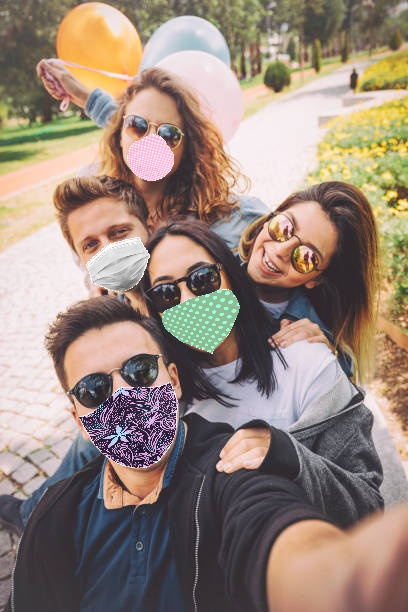
#> input picture a2ndl-hw/1-img_classification/testimg.jpg, 408 x 612 px
$ python pillowtest.py
#> lines starting #> are read from the running program, lines starting #| are printed output that depends on the picture
#> further down, test_image is the input picture: PIL image 408x612 RGB; mean R, G, B 151.7, 134.4, 122.7
import os, sys
from PIL import Image

def make_square(im, min_size=256, fill_color=(0, 0, 0, 0)):
#> called with min_size = 256, fill_color = (0, 0, 0, 0)
    x, y = im.size
#> x = 408; y = 612
    size = max(min_size, x, y)
#> size = 612
    new_im = Image.new('RGBA', (size, size), fill_color)
#> new_im: PIL image 612x612 RGBA; every value is 0
    new_im.paste(im, (int((size - x) / 2), int((size - y) / 2)))
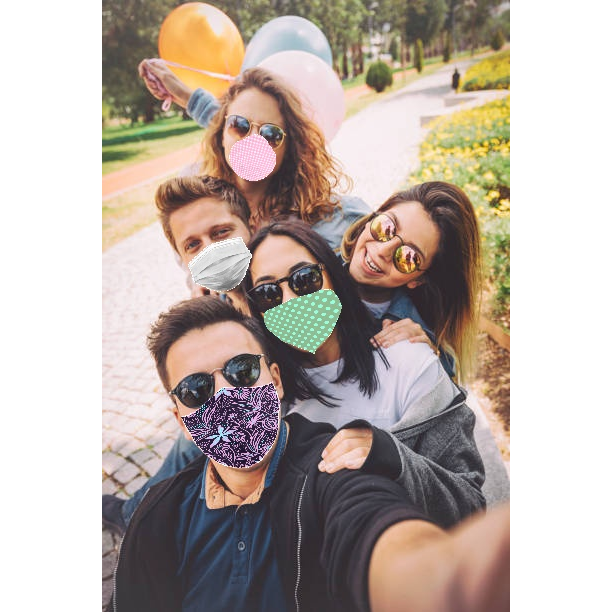
#> new_im: PIL image 612x612 RGBA; mean R, G, B, A 101.1, 89.6, 81.8, 170; transparent parts drawn white
    return new_im

test_image = Image.open('testimg.jpg')
new_image = make_square(test_image)
test_image.show()
new_image.show()
